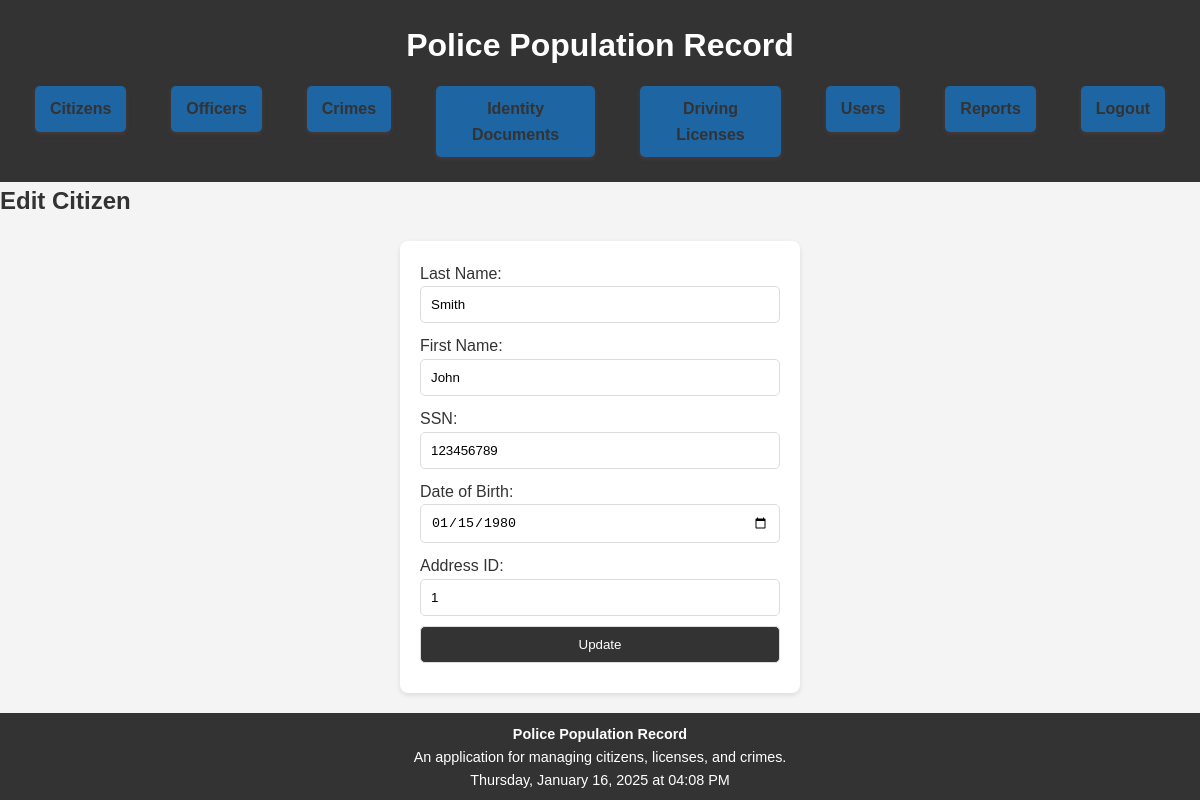
The page /pages/citizens_edit.php?id=1 (signed in) on the database its author committed.
### tables this page shows
CREATE TABLE `citizens` (
  `Citizen_ID` int(11) NOT NULL,
  `Last_Name` varchar(50) NOT NULL,
  `First_Name` varchar(50) NOT NULL,
  `SSN` char(13) NOT NULL,
  `Birth_Date` date NOT NULL,
  `Address_ID` int(11) DEFAULT NULL
);

### pages/citizens_edit.php (the view, shortened to what this page needs)
<?php
include '../config/database.php';
include '../includes/header.php';
if (isset($_GET['id'])) {
    $citizen_id = $_GET['id'];
    $stmt = $conn->prepare("SELECT * FROM Citizens WHERE Citizen_ID = :id");
    $stmt->bindParam(':id', $citizen_id);
    $stmt->execute();
    $citizen = $stmt->fetch(PDO::FETCH_ASSOC);
}
?>
<h2>Edit Citizen</h2>
<form method="POST" action="">
    <label>Last Name:</label>
    <input type="text" name="last_name" value="<?= $citizen['Last_Name']; ?>" required><br>
    <label>First Name:</label>
    <input type="text" name="first_name" value="<?= $citizen['First_Name']; ?>" required><br>
    <label>SSN:</label>
    <input type="text" name="ssn" value="<?= $citizen['SSN']; ?>" required><br>
    <label>Date of Birth:</label>
    <input type="date" name="birth_date" value="<?= $citizen['Birth_Date']; ?>" required><br>
    <label>Address ID:</label>
    <input type="number" name="address_id" value="<?= $citizen['Address_ID']; ?>" required><br>
    <button type="submit">Update</button>
</form>
<?php
include '../includes/footer.php';
?>

### assets/style.css (style rules this page uses)
* { margin: 0; padding: 0; box-sizing: border-box; }
body { font-family: Arial, sans-serif; line-height: 1.6; color: #333; background-color: #f4f4f4; }
form { margin: 20px auto; padding: 20px; background-color: #fff; border-radius: 8px; box-shadow: 0 2px 5px rgba(0, 0, 0, 0.1); max-width: 400px; }
form input, form select, form button { width: 100%; padding: 10px; margin-bottom: 10px; border: 1px solid #ddd; border-radius: 5px; }
form button { background-color: #333; color: #fff; cursor: pointer; }

### rows shown on the page
citizens: last_name "Smith", first_name "John", ssn "123456789", birth_date "01/15/1980", address_id "1"
